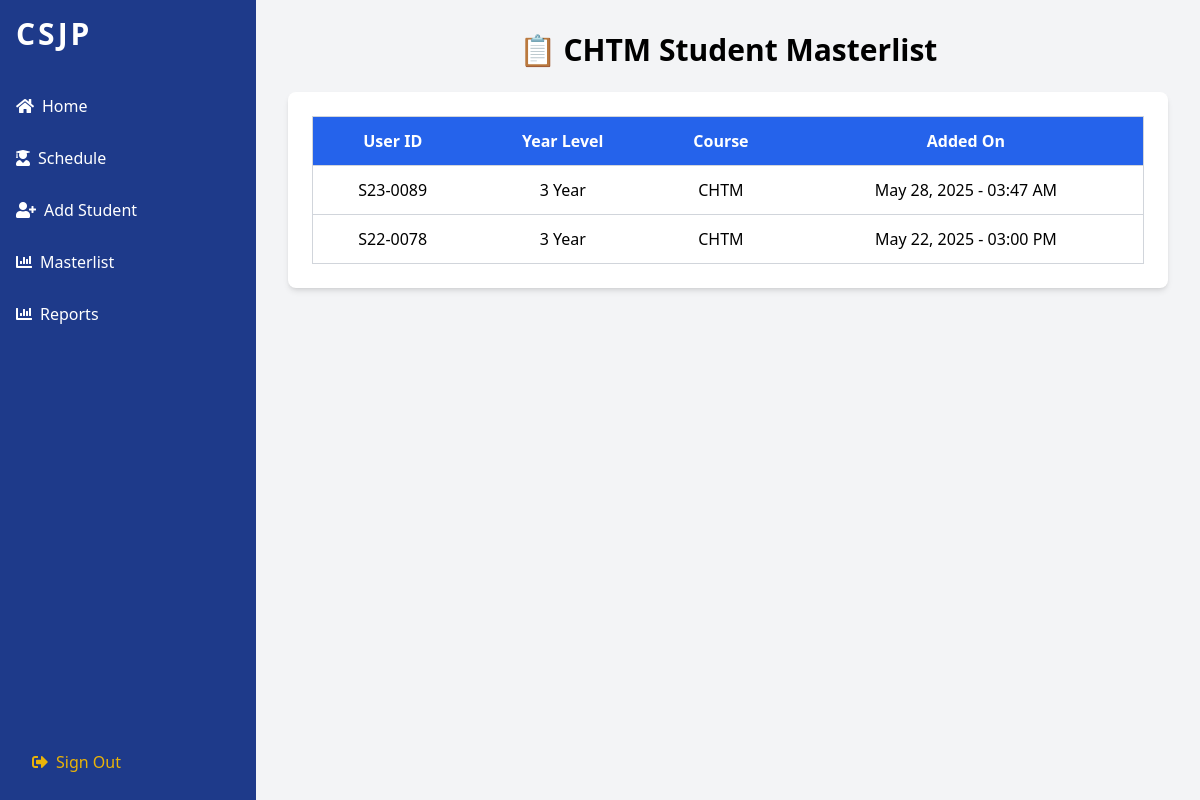
Page /TeacherCHTMMasterlist.php on the committed database.
### tables this page shows
CREATE TABLE `addstudent` (
  `id` int(11) NOT NULL,
  `user_id` varchar(50) NOT NULL,
  `year_level_id` int(11) NOT NULL,
  `course_id` int(11) NOT NULL,
  `created_at` timestamp NOT NULL DEFAULT current_timestamp()
);

### TeacherCHTMMasterlist.php (the view, shortened to what this page needs)
<?php
include 'db_connection.php';
$sql = "SELECT user_id, year_level_id, created_at FROM addstudent WHERE course_id = 3 ORDER BY created_at DESC";
$result = $conn->query($sql);
?>
<!DOCTYPE html>
<html>
<head>
    <script src="https://cdn.tailwindcss.com"></script>
    <link href="https://cdnjs.cloudflare.com/ajax/libs/font-awesome/5.15.3/css/all.min.css" rel="stylesheet"/>
</head>
<body class="bg-gray-100 font-sans leading-normal tracking-normal">
    <div class="flex">
		        <div class="w-64 bg-blue-900 h-screen relative">
            <div class="p-4">
                <div class="text-white text-3xl font-bold mb-4 tracking-widest">CSJP</div>
            </div>
            <nav class="text-white">
                <a class="block py-2.5 px-4 hover:bg-blue-700 rounded-md mb-2" href="TeacherCHTMHome.php">
				<i class="fas fa-home mr-2"></i>Home</a>
                <a class="block py-2.5 px-4 hover:bg-blue-700 rounded-md mb-2" href="TeacherCHTMSchedule.php">
                    <i class="fas fa-user-graduate mr-2"></i>Schedule
                </a>
				<a class="block py-2.5 px-4 hover:bg-blue-700 rounded-md mb-2" href="TeacherCHTMAddStudent.php">
				<i class="fas fa-user-plus mr-2"></i>Add Student</a>
				<a class="block py-2.5 px-4 hover:bg-blue-700 rounded-md mb-2" href="TeacherCHTMMasterlist.php">
				<i class="fas fa-chart-bar mr-2"></i>Masterlist
				</a>
                <a class="block py-2.5 px-4 hover:bg-blue-700 rounded-md mb-2" href="TeacherBSCSReports.php">
                    <i class="fas fa-chart-bar mr-2"></i>Reports
                </a>
            </nav>
            <div class="absolute bottom-0 w-full p-4">
               <a class="block py-2.5 px-4 text-yellow-500 hover:text-yellow-600" href="CSJPlogin.php">
          <i class="fas fa-sign-out-alt mr-2"></i>Sign Out
        </a>
            </div>
        </div>
        <div class="flex-1 p-8">
            <h1 class="text-3xl font-bold mb-6 text-center">📋 CHTM Student Masterlist</h1>
            <div class="bg-white rounded-lg shadow-md p-6">
                <table class="w-full border border-gray-300">
                    <thead>
                        <tr class="bg-blue-600 text-white">
                            <th class="p-3">User ID</th>
                            <th class="p-3">Year Level</th>
                            <th class="p-3">Course</th>
                            <th class="p-3">Added On</th>
                        </tr>
                    </thead>
                    <tbody>
                        <?php while ($row = $result->fetch_assoc()): ?>
                        <tr class="text-center border-t border-gray-300">
                            <td class="p-3"><?php echo htmlspecialchars($row['user_id']); ?></td>
                            <td class="p-3"><?php echo htmlspecialchars($row['year_level_id']); ?> Year</td>
                            <td class="p-3">CHTM</td>
                            <td class="p-3"><?php echo htmlspecialchars(date("F j, Y - h:i A", strtotime($row['created_at']))); ?></td>
                        </tr>
                        <?php endwhile; ?>
                    </tbody>
                </table>
            </div>
        </div>
    </div>
</body>
</html>

### rows in the picture
addstudent: user "S23-0089", year_level "3", created_at "May 28, 2025 - 03:47 AM"
addstudent: user "S22-0078", year_level "3", created_at "May 22, 2025 - 03:00 PM"
